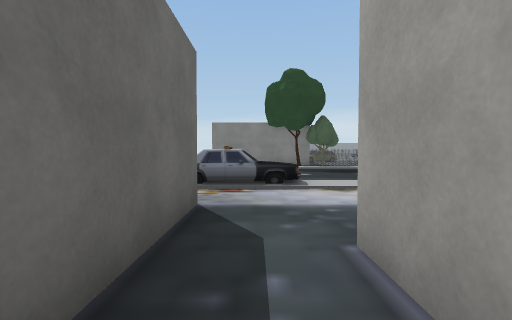
[1] (above)

24 first-person views from a walk through a scene from a Unity 3-D project. The camera is 1.4 m above the floor, tilts 2° down and sees 85° across. The floor is counted in squares, 2 m on a side. Each view is taken from the middle of a square. On the plan, view 1 faces up. The plan holds only what a view shows up to about 9 squares ahead; the rest is blank. The place goes on beyond the plan. Some surface patterns are stand-ins.

[2]
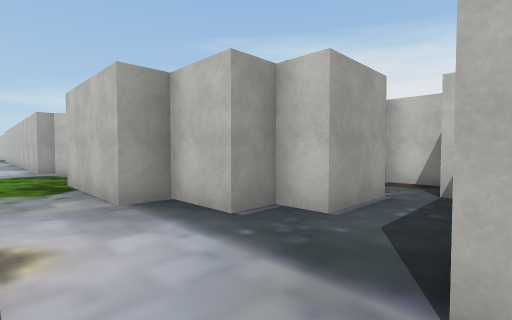

[3]
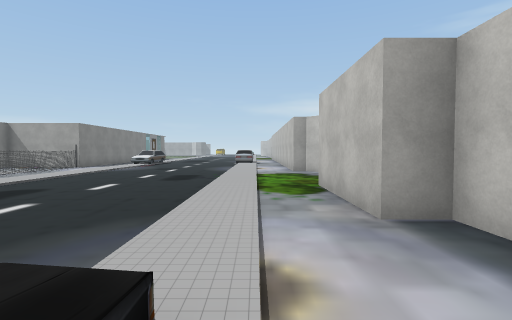

[4]
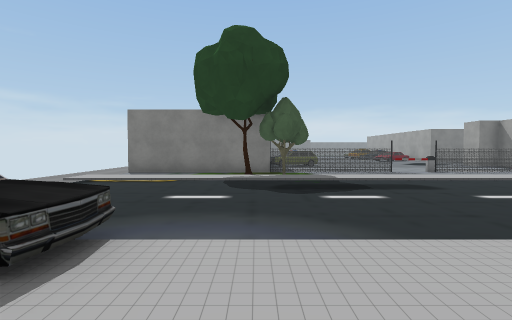

[5]
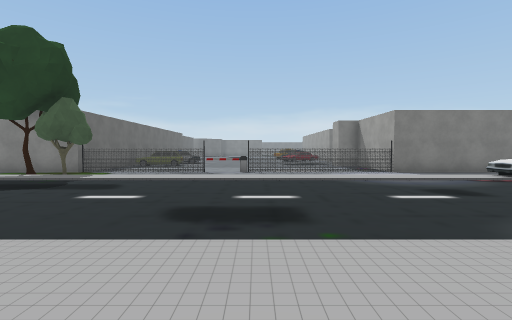

[6]
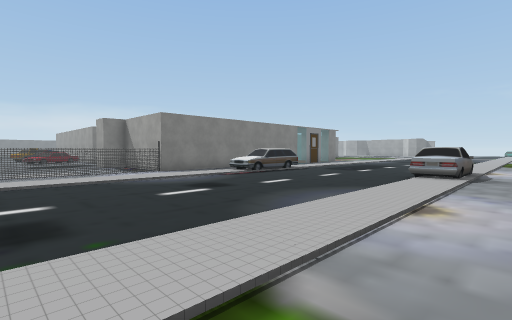

[7]
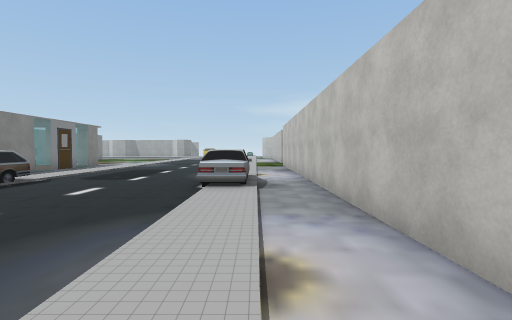

[8]
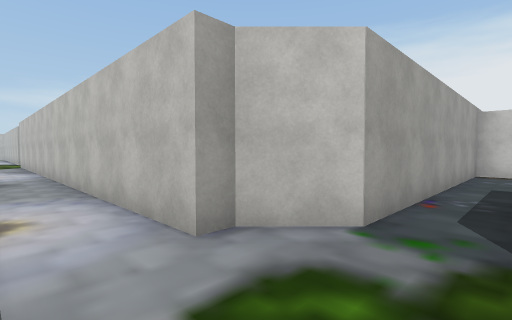

[9]
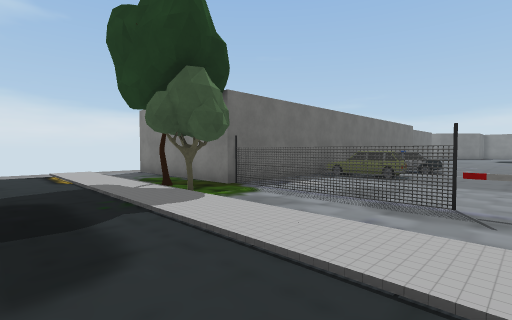

[10]
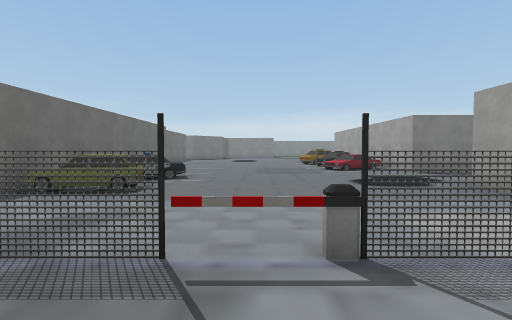

[11]
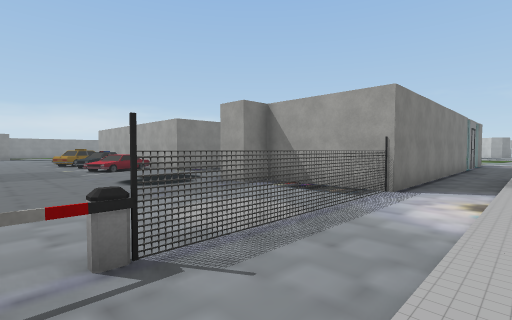

[12]
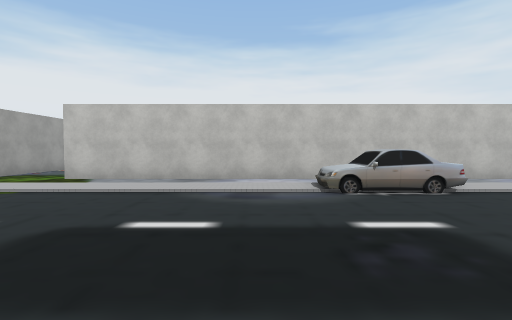

[13]
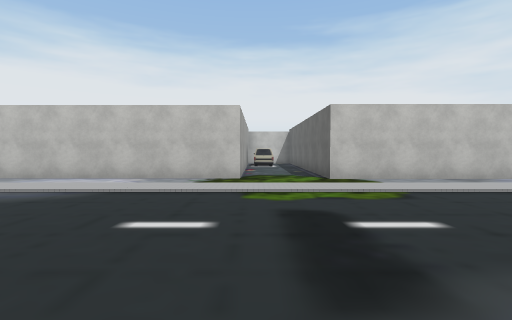

[14]
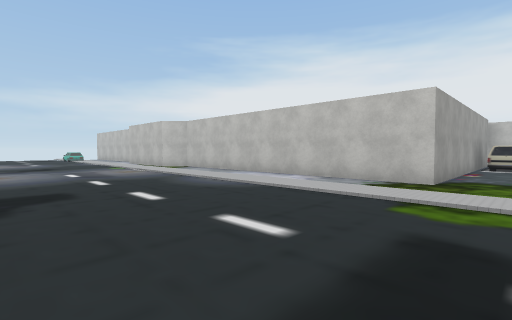

[15]
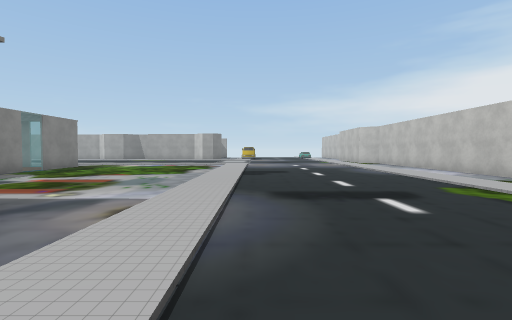

[16]
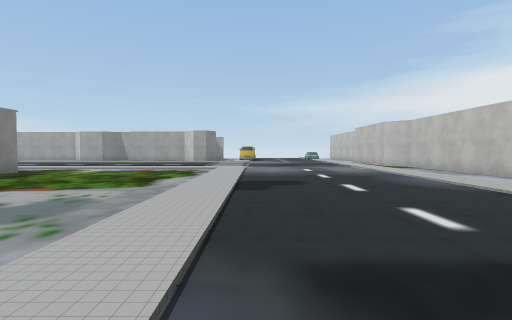

[17]
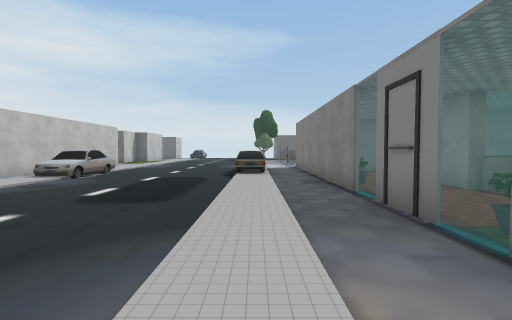

[18]
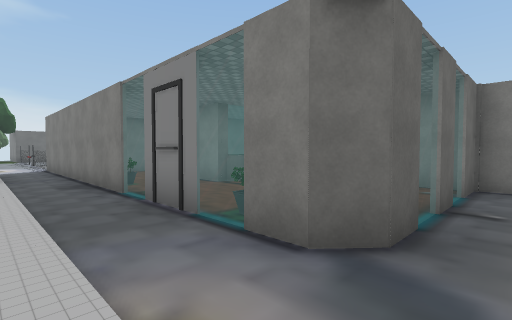

[19]
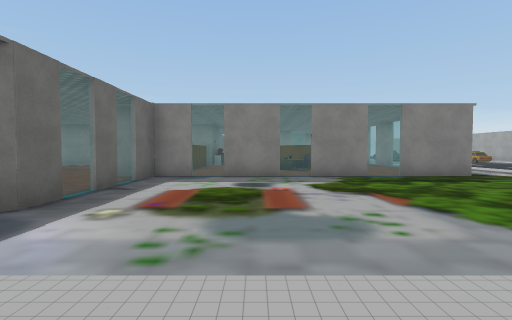

[20]
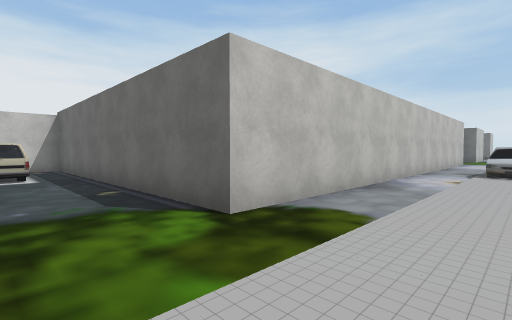

[21]
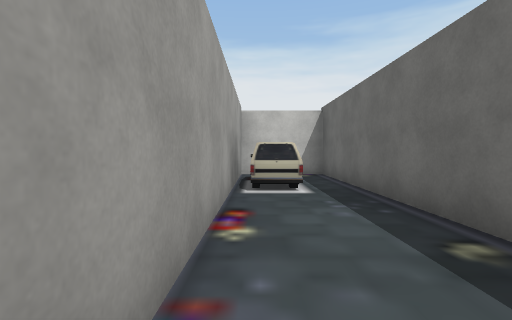

[22]
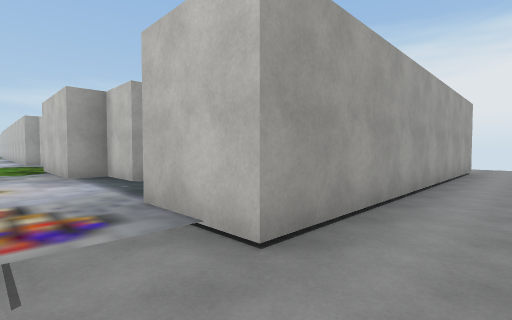

[23]
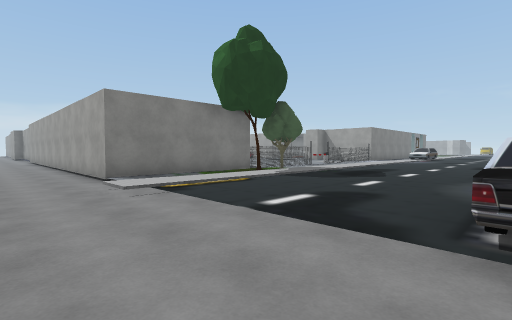

[24]
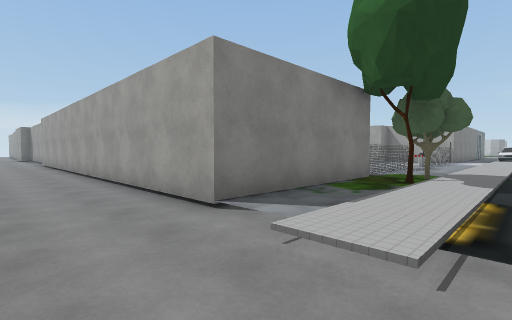

### Floor plan
Key: @ floor where view 1 was taken; # wall or solid block; . main floor; - floor 0.25 m lower than the main floor; : floor 1.5 m higher than the main floor; / step, stairs or slope; = window, fence, low wall or low ledge; C car; F fence; B barrier; T tree; L column; O other object.
Columns run from 4 left of view 1 to 33 right of it. Each row starts with its distance up from view 1.
 20  -#   #  .........
 19 --#   # CC........
 18 --#   #CC........           L#  =# # #
 17 --#   #CC........         ..#.........
 16 --#   #CC.......L          .=.........
 15 --#   #.........#      ... .#.........
 14 --#  ##.........#     ......#.........
 13 --####OFFFFBFFFFO#### #O #OO#.........
 12 --/...TT..............................
 11 --.        .......OOO..........
 10 --/...................................
  9 --/...................................
  8 --/...................................
  7 --/...................................
  6 --/:C///////////////CC////////////////
  5 --/////////////////////////////
  4 --/...................................
  3 --##...####...###############..#######
  2 --##.###    ..#             #..#
  1 --##.#      ..#             #..#
  0 --# @.      ..#             #..#
 -1 --###.      ..#             #..#
 -2 --#####     ..#             #.O
 -3 --#         ..#             #.#
 -4 --#         ..#             #.#
 -5  -#         ###             ###

Where each view was taken, in squares from view 1:
view 1: 0 up, 0 right, facing up
view 2: 5 up, 1 left, facing down-right
view 3: 5 up, 0 right, facing right
view 4: 4 up, 2 right, facing up
view 5: 4 up, 8 right, facing up
view 6: 4 up, 8 right, facing up-right
view 7: 5 up, 10 right, facing right
view 8: 5 up, 8 right, facing down-right
view 9: 9 up, 7 right, facing up-left
view 10: 11 up, 7 right, facing up
view 11: 11 up, 7 right, facing up-right
view 12: 11 up, 19 right, facing down
view 13: 11 up, 26 right, facing down
view 14: 10 up, 25 right, facing down-right
view 15: 10 up, 21 right, facing right
view 16: 10 up, 24 right, facing right
view 17: 11 up, 25 right, facing left
view 18: 11 up, 25 right, facing up-left
view 19: 10 up, 27 right, facing up
view 20: 6 up, 26 right, facing down-left
view 21: 3 up, 26 right, facing down
view 22: 5 up, 4 left, facing down-right
view 23: 6 up, 4 left, facing up-right
view 24: 10 up, 4 left, facing up-right
